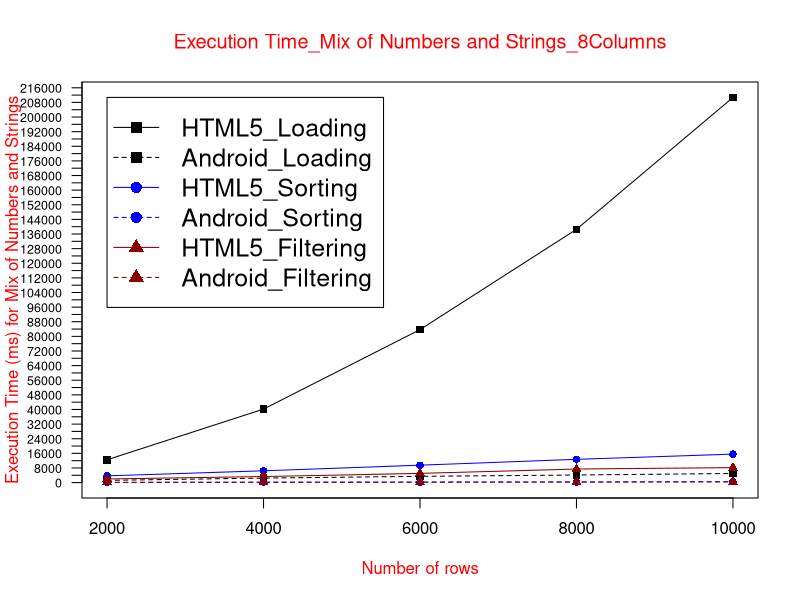

Write R code to recreate this figure.
data <- read.table("ETmix8col.txt", header = TRUE)

max_y <- max(data)
plot_colors <- c("black", "blue", "red4")
png(filename="ETmix8Col.png", height = 1000, width = 1450, bg = "white")
plot(data$HTML5_Loading, type = "o", col = plot_colors[1], pch=15,  ylim=c(0,max_y), axes=FALSE, ann=FALSE)
axis(1, at=1:5, lab=c("2000", "4000", "6000", "8000", "10000"))
axis(2, las=1, at=4000*0:max_y, cex.axis = 0.75)

box()
lines(data$Android_Loading, type="o", pch=15, lty=2, col=plot_colors[1])
lines(data$HTML5_Sorting, type="o", pch=16, lty=1,  col=plot_colors[2])
lines(data$Android_Sorting, type="o", pch=16, lty=2,  col=plot_colors[2])   
lines(data$HTML5_Filtering, type="o", pch=17, lty=1, col=plot_colors[3])
lines(data$Android_Filtering, type="o", pch=17, lty=2,   col=plot_colors[3])

title(main="Execution Time_Mix of Numbers and Strings_8Columns", col.main="red", font.main=6)
title(xlab= "Number of rows", col.lab="red")
title(ylab= "Execution Time (ms) for Mix of Numbers and Strings", col.lab="red")
legend(1, max_y, names(data), cex=1.5, col=c("black", "black","blue", "blue","red4","red4"), pch=c(15,15,16,16,17,17), lty=c(1,2,1,2,1,2));

dev.off()
